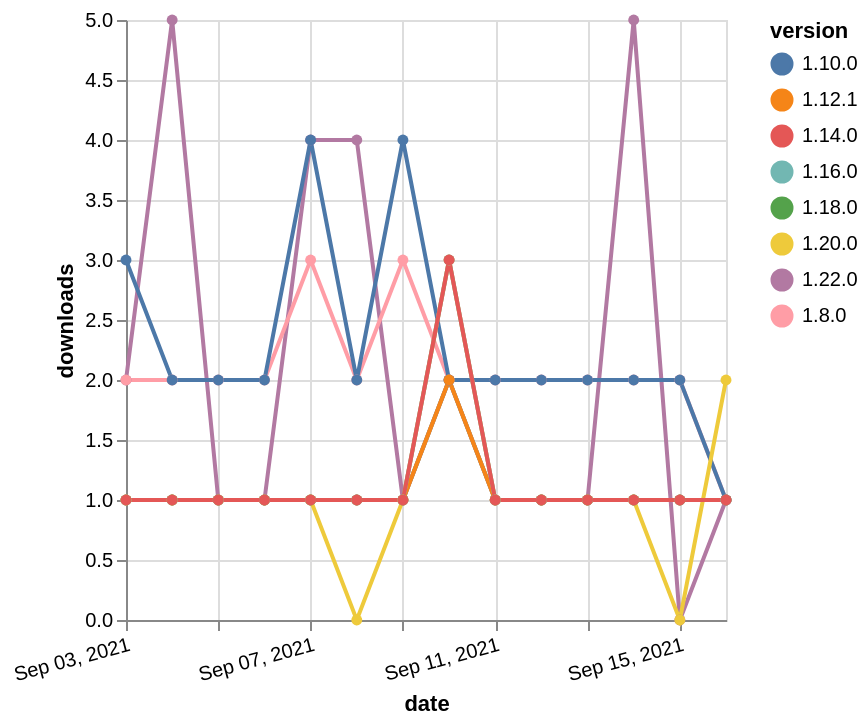

Write a Vega-Lite specification for this figure.
### Vega-Lite specification from a JSON file in a GitHub repository (floating-point values rounded to 4 significant figures)
{"$schema": "https://vega.github.io/schema/vega-lite/v5.json", "description": "A simple bar chart with embedded data.", "data": {"values": [{"date": "2021-09-03", "total": 165, "delta": 1, "version": "1.18.0"}, {"date": "2021-09-04", "total": 166, "delta": 1, "version": "1.18.0"}, {"date": "2021-09-05", "total": 167, "delta": 1, "version": "1.18.0"}, {"date": "2021-09-06", "total": 168, "delta": 1, "version": "1.18.0"}, {"date": "2021-09-07", "total": 169, "delta": 1, "version": "1.18.0"}, {"date": "2021-09-08", "total": 170, "delta": 1, "version": "1.18.0"}, {"date": "2021-09-09", "total": 171, "delta": 1, "version": "1.18.0"}, {"date": "2021-09-10", "total": 173, "delta": 2, "version": "1.18.0"}, {"date": "2021-09-11", "total": 174, "delta": 1, "version": "1.18.0"}, {"date": "2021-09-12", "total": 175, "delta": 1, "version": "1.18.0"}, {"date": "2021-09-13", "total": 176, "delta": 1, "version": "1.18.0"}, {"date": "2021-09-14", "total": 177, "delta": 1, "version": "1.18.0"}, {"date": "2021-09-15", "total": 178, "delta": 1, "version": "1.18.0"}, {"date": "2021-09-16", "total": 179, "delta": 1, "version": "1.18.0"}, {"date": "2021-09-03", "total": 123, "delta": 2, "version": "1.22.0"}, {"date": "2021-09-04", "total": 128, "delta": 5, "version": "1.22.0"}, {"date": "2021-09-05", "total": 129, "delta": 1, "version": "1.22.0"}, {"date": "2021-09-06", "total": 130, "delta": 1, "version": "1.22.0"}, {"date": "2021-09-07", "total": 134, "delta": 4, "version": "1.22.0"}, {"date": "2021-09-08", "total": 138, "delta": 4, "version": "1.22.0"}, {"date": "2021-09-09", "total": 139, "delta": 1, "version": "1.22.0"}, {"date": "2021-09-10", "total": 141, "delta": 2, "version": "1.22.0"}, {"date": "2021-09-11", "total": 142, "delta": 1, "version": "1.22.0"}, {"date": "2021-09-12", "total": 143, "delta": 1, "version": "1.22.0"}, {"date": "2021-09-13", "total": 144, "delta": 1, "version": "1.22.0"}, {"date": "2021-09-14", "total": 149, "delta": 5, "version": "1.22.0"}, {"date": "2021-09-15", "total": 149, "delta": 0, "version": "1.22.0"}, {"date": "2021-09-16", "total": 150, "delta": 1, "version": "1.22.0"}, {"date": "2021-09-03", "total": 2577, "delta": 2, "version": "1.8.0"}, {"date": "2021-09-04", "total": 2579, "delta": 2, "version": "1.8.0"}, {"date": "2021-09-05", "total": 2581, "delta": 2, "version": "1.8.0"}, {"date": "2021-09-06", "total": 2583, "delta": 2, "version": "1.8.0"}, {"date": "2021-09-07", "total": 2586, "delta": 3, "version": "1.8.0"}, {"date": "2021-09-08", "total": 2588, "delta": 2, "version": "1.8.0"}, {"date": "2021-09-09", "total": 2591, "delta": 3, "version": "1.8.0"}, {"date": "2021-09-10", "total": 2593, "delta": 2, "version": "1.8.0"}, {"date": "2021-09-11", "total": 2595, "delta": 2, "version": "1.8.0"}, {"date": "2021-09-12", "total": 2597, "delta": 2, "version": "1.8.0"}, {"date": "2021-09-13", "total": 2599, "delta": 2, "version": "1.8.0"}, {"date": "2021-09-14", "total": 2601, "delta": 2, "version": "1.8.0"}, {"date": "2021-09-15", "total": 2603, "delta": 2, "version": "1.8.0"}, {"date": "2021-09-16", "total": 2604, "delta": 1, "version": "1.8.0"}, {"date": "2021-09-03", "total": 2475, "delta": 3, "version": "1.10.0"}, {"date": "2021-09-04", "total": 2477, "delta": 2, "version": "1.10.0"}, {"date": "2021-09-05", "total": 2479, "delta": 2, "version": "1.10.0"}, {"date": "2021-09-06", "total": 2481, "delta": 2, "version": "1.10.0"}, {"date": "2021-09-07", "total": 2485, "delta": 4, "version": "1.10.0"}, {"date": "2021-09-08", "total": 2487, "delta": 2, "version": "1.10.0"}, {"date": "2021-09-09", "total": 2491, "delta": 4, "version": "1.10.0"}, {"date": "2021-09-10", "total": 2493, "delta": 2, "version": "1.10.0"}, {"date": "2021-09-11", "total": 2495, "delta": 2, "version": "1.10.0"}, {"date": "2021-09-12", "total": 2497, "delta": 2, "version": "1.10.0"}, {"date": "2021-09-13", "total": 2499, "delta": 2, "version": "1.10.0"}, {"date": "2021-09-14", "total": 2501, "delta": 2, "version": "1.10.0"}, {"date": "2021-09-15", "total": 2503, "delta": 2, "version": "1.10.0"}, {"date": "2021-09-16", "total": 2504, "delta": 1, "version": "1.10.0"}, {"date": "2021-09-03", "total": 304, "delta": 1, "version": "1.12.1"}, {"date": "2021-09-04", "total": 305, "delta": 1, "version": "1.12.1"}, {"date": "2021-09-05", "total": 306, "delta": 1, "version": "1.12.1"}, {"date": "2021-09-06", "total": 307, "delta": 1, "version": "1.12.1"}, {"date": "2021-09-07", "total": 308, "delta": 1, "version": "1.12.1"}, {"date": "2021-09-08", "total": 309, "delta": 1, "version": "1.12.1"}, {"date": "2021-09-09", "total": 310, "delta": 1, "version": "1.12.1"}, {"date": "2021-09-10", "total": 312, "delta": 2, "version": "1.12.1"}, {"date": "2021-09-11", "total": 313, "delta": 1, "version": "1.12.1"}, {"date": "2021-09-12", "total": 314, "delta": 1, "version": "1.12.1"}, {"date": "2021-09-13", "total": 315, "delta": 1, "version": "1.12.1"}, {"date": "2021-09-14", "total": 316, "delta": 1, "version": "1.12.1"}, {"date": "2021-09-15", "total": 317, "delta": 1, "version": "1.12.1"}, {"date": "2021-09-16", "total": 318, "delta": 1, "version": "1.12.1"}, {"date": "2021-09-03", "total": 256, "delta": 1, "version": "1.20.0"}, {"date": "2021-09-04", "total": 257, "delta": 1, "version": "1.20.0"}, {"date": "2021-09-05", "total": 258, "delta": 1, "version": "1.20.0"}, {"date": "2021-09-06", "total": 259, "delta": 1, "version": "1.20.0"}, {"date": "2021-09-07", "total": 260, "delta": 1, "version": "1.20.0"}, {"date": "2021-09-08", "total": 260, "delta": 0, "version": "1.20.0"}, {"date": "2021-09-09", "total": 261, "delta": 1, "version": "1.20.0"}, {"date": "2021-09-10", "total": 264, "delta": 3, "version": "1.20.0"}, {"date": "2021-09-11", "total": 265, "delta": 1, "version": "1.20.0"}, {"date": "2021-09-12", "total": 266, "delta": 1, "version": "1.20.0"}, {"date": "2021-09-13", "total": 267, "delta": 1, "version": "1.20.0"}, {"date": "2021-09-14", "total": 268, "delta": 1, "version": "1.20.0"}, {"date": "2021-09-15", "total": 268, "delta": 0, "version": "1.20.0"}, {"date": "2021-09-16", "total": 270, "delta": 2, "version": "1.20.0"}, {"date": "2021-09-03", "total": 223, "delta": 1, "version": "1.16.0"}, {"date": "2021-09-04", "total": 224, "delta": 1, "version": "1.16.0"}, {"date": "2021-09-05", "total": 225, "delta": 1, "version": "1.16.0"}, {"date": "2021-09-06", "total": 226, "delta": 1, "version": "1.16.0"}, {"date": "2021-09-07", "total": 227, "delta": 1, "version": "1.16.0"}, {"date": "2021-09-08", "total": 228, "delta": 1, "version": "1.16.0"}, {"date": "2021-09-09", "total": 229, "delta": 1, "version": "1.16.0"}, {"date": "2021-09-10", "total": 232, "delta": 3, "version": "1.16.0"}, {"date": "2021-09-11", "total": 233, "delta": 1, "version": "1.16.0"}, {"date": "2021-09-12", "total": 234, "delta": 1, "version": "1.16.0"}, {"date": "2021-09-13", "total": 235, "delta": 1, "version": "1.16.0"}, {"date": "2021-09-14", "total": 236, "delta": 1, "version": "1.16.0"}, {"date": "2021-09-15", "total": 237, "delta": 1, "version": "1.16.0"}, {"date": "2021-09-16", "total": 238, "delta": 1, "version": "1.16.0"}, {"date": "2021-09-03", "total": 381, "delta": 1, "version": "1.14.0"}, {"date": "2021-09-04", "total": 382, "delta": 1, "version": "1.14.0"}, {"date": "2021-09-05", "total": 383, "delta": 1, "version": "1.14.0"}, {"date": "2021-09-06", "total": 384, "delta": 1, "version": "1.14.0"}, {"date": "2021-09-07", "total": 385, "delta": 1, "version": "1.14.0"}, {"date": "2021-09-08", "total": 386, "delta": 1, "version": "1.14.0"}, {"date": "2021-09-09", "total": 387, "delta": 1, "version": "1.14.0"}, {"date": "2021-09-10", "total": 390, "delta": 3, "version": "1.14.0"}, {"date": "2021-09-11", "total": 391, "delta": 1, "version": "1.14.0"}, {"date": "2021-09-12", "total": 392, "delta": 1, "version": "1.14.0"}, {"date": "2021-09-13", "total": 393, "delta": 1, "version": "1.14.0"}, {"date": "2021-09-14", "total": 394, "delta": 1, "version": "1.14.0"}, {"date": "2021-09-15", "total": 395, "delta": 1, "version": "1.14.0"}, {"date": "2021-09-16", "total": 396, "delta": 1, "version": "1.14.0"}]}, "width": "container", "mark": {"type": "line", "point": {"filled": true}}, "encoding": {"x": {"field": "date", "type": "temporal", "timeUnit": "yearmonthdate", "title": "date", "axis": {"labelAngle": -15}}, "y": {"field": "delta", "type": "quantitative", "title": "downloads"}, "color": {"field": "version", "type": "nominal"}, "tooltip": {"field": "delta"}}}
